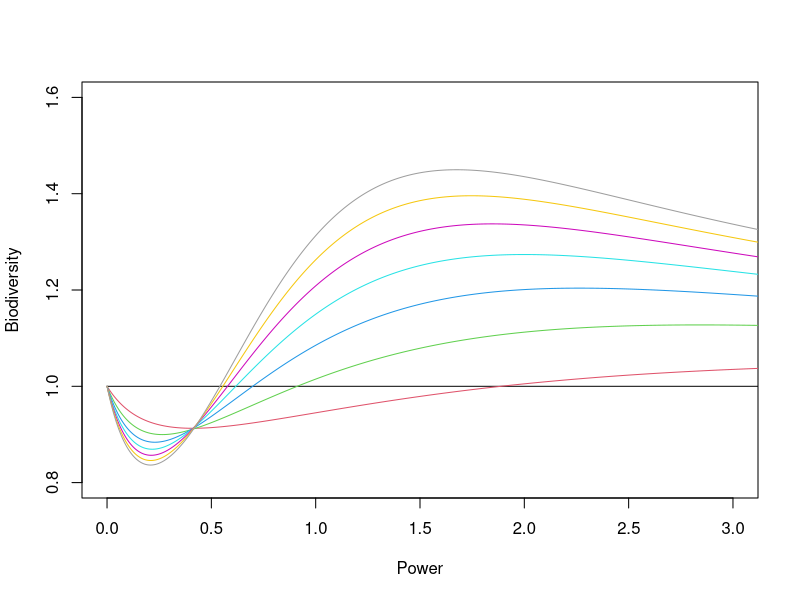
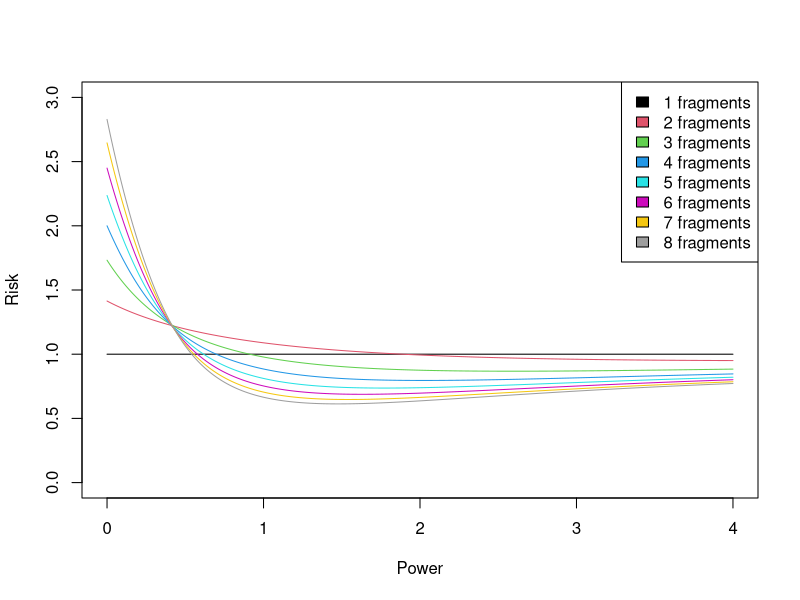
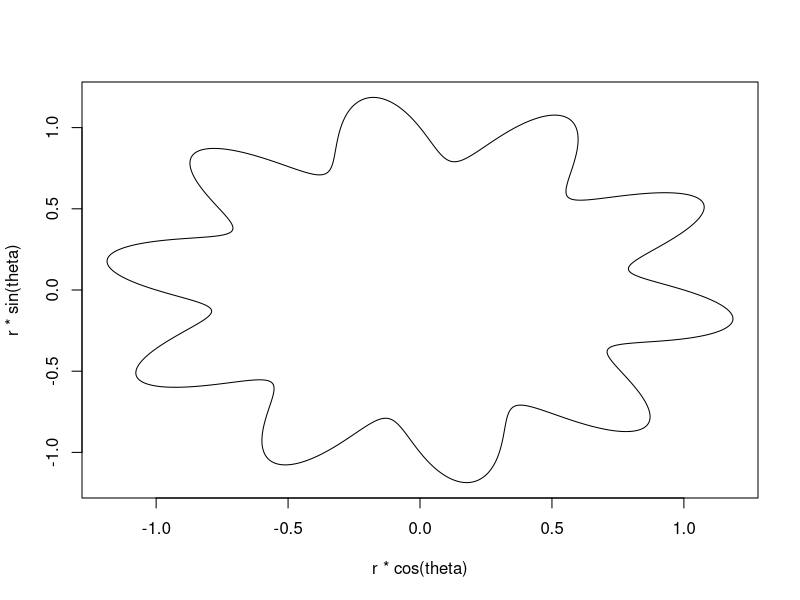
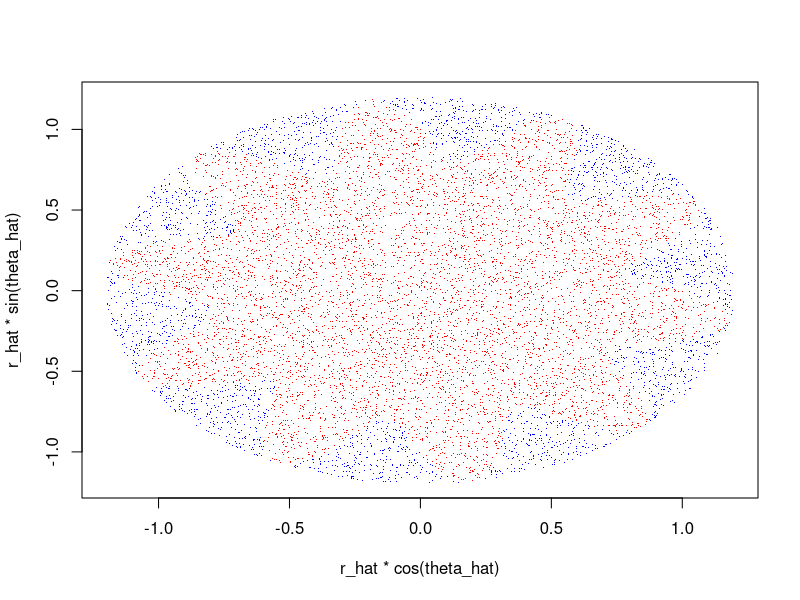
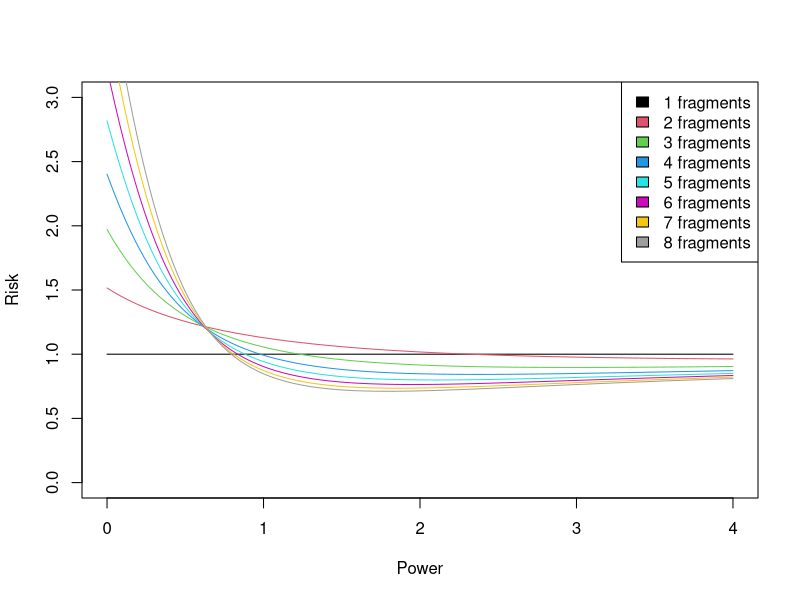

These charts were generated, in order, by the following R code:
k <- seq(0, 2, by=0.001)
m <- 2

biod <- function(k, m) {
  m ^ ((k^2 - 1/2*k) / (k + 1/2)) * (1 - (1 - 1/m^k)^m)
}

risk <- function(k, m) {
  1 / (m ^ (k - 1/2) * (1 - (1 - 1/m^k)^m)^((k+1/2)/k))
}


plot(NULL, xlim=c(0,3), ylim=c(0.8,1.6), xlab="Power", ylab="Biodiversity")
for (i in 1:8) {
  plot(function(x) { biod(x, i)}, xlim=c(0, 4), col=i, add=TRUE, n=1000)
}

plot(NULL, xlim=c(0,4), ylim=c(0,3), xlab="Power", ylab="Risk")
for (i in 1:8) {
  plot(function(x) { risk(x, i)}, xlim=c(0, 4), col=i, add=TRUE, n=1000)
}
legend('topright', paste(1:8, "fragments"), fill=1:8)

#' Test out some de Broglie plots

R = 1
a = 0.2
k = 10

theta = seq(0, 2*pi, length.out=1000)
r = R - a*sin(k*theta)

plot(r*cos(theta), r*sin(theta), type="l")

#' Montecarlo estimate of area.
#' Sample randomly R*sqrt(runif())

n = 10000
theta_hat = runif(n)*2*pi
r_hat = (R+a) * sqrt(runif(n))

sum(r_hat < R - a*sin(k*theta_hat))

area_debrolie = pi*R^2 + pi*a^2/2
area_circle  = pi*(R+a)^2
area_debrolie/area_circle

plot(r_hat*cos(theta_hat), r_hat*sin(theta_hat), pch='.', col=ifelse(r_hat < R - a*sin(k*theta_hat), "red", "blue"))

arc_len <- function(R, a, k) {
  arclen_f <- function(theta, R, a, k) {
    r = R - a*sin(k*theta)
    dr = -a*k*cos(k*theta)
    sqrt(r^2 + dr^2)
  }
  alen <- numeric(length(R))
  for (i in seq_along(R))
    alen[i] = integrate(arclen_f, 0, 2*pi, subdivisions=1000,R=R[i], a=a, k=k)$value
  alen
}

biod_petal <- function(z, m) {
  m ^ ((k^2 - 1/2*k) / (z + 1/2)) * (1 - (1 - 1/m^k)^m)
}

risk_petal <- function(z, m, a, k) {
  # start by balancing the biodiversity
  # Bm = (m*pi*rm^2*(1+a^2/2))^z * (1 - (1 - 1/m^z)^m)
  # B1 = (pi*r1^2*(1+a^2/2))^z
  # Bm = B1 -> m^z rm^(2z) (1 - (1 - 1/m^z)^m) = r1^(2z) ->
  r1 = 1
  rm = r1/(sqrt(m) * (1 - (1 - 1/m^z)^m)^(1/(2*z)))
  
  # risk...
  Rm = m * (pi*rm^2*(1+a^2/2))^z * arc_len(rm, a, k)
  R1 = (pi*r1^2*(1+a^2/2))^z * arc_len(r1, a, k)
  Rm / R1
}


plot(NULL, xlim=c(0,4), ylim=c(0,3), xlab="Power", ylab="Risk")
for (i in 1:8) {
  plot(function(x) { risk_petal(x, i, 0.2, 3)}, xlim=c(0, 4), col=i, add=TRUE, n=1000)
}
legend('topright', paste(1:8, "fragments"), fill=1:8)

solidity <- function(a) {
  (1 + a^2/2) / (1 + a)^2
}
